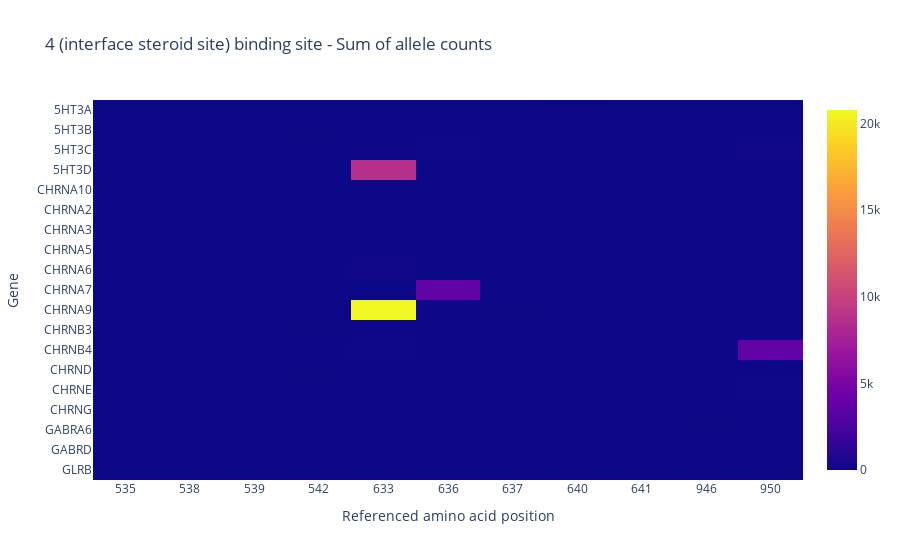

This figure's notebook cell:
### Code cell
fig = go.Figure(data=go.Heatmap(
    z = data,
    x=[str(int(aa)) for aa in aacids],
    y=genes,
    hoverongaps=False
))
fig.update_layout(
    title=f"{bs_interest[2]} binding site - Sum of allele counts",
    xaxis_title = "Referenced amino acid position",
    yaxis_title = "Gene"
)
fig.show()

### Figure 1 — Plotly figure (JSON) as saved in the notebook; plotly's stock layout.template omitted (floating-point values rounded to 4 significant figures; data arrays with more than 128 entries replaced by an {"elided": "..."} marker saying what was removed)
{"data": [{"hoverongaps": false, "type": "heatmap", "x": ["535", "538", "539", "542", "633", "636", "637", "640", "641", "946", "950"], "y": ["GLRB", "GABRD", "GABRD", "GABRA6", "GABRA6", "CHRNG", "CHRNG", "CHRNE", "CHRND", "CHRNB4", "CHRNB4", "CHRNB4", "CHRNB4", "CHRNB3", "CHRNA9", "CHRNA9", "CHRNA9", "CHRNA7", "CHRNA6", "CHRNA6", "CHRNA6", "CHRNA5", "CHRNA5", "CHRNA3", "CHRNA3", "CHRNA2", "CHRNA2", "CHRNA10", "5HT3D", "5HT3D", "5HT3C", "5HT3C", "5HT3C", "5HT3B", "5HT3B", "5HT3A", "5HT3A", "5HT3A", "5HT3A"], "z": {"elided": "39x11 int values"}}], "layout": {"title": {"text": "4 (interface steroid site) binding site - Sum of allele counts"}, "xaxis": {"title": {"text": "Referenced amino acid position"}}, "yaxis": {"title": {"text": "Gene"}}}}
